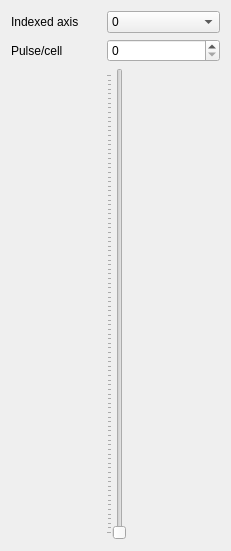
<?xml version="1.0" encoding="UTF-8"?>
<ui version="4.0">
 <class>Form</class>
 <widget class="QWidget" name="Form">
  <property name="geometry">
   <rect>
    <x>0</x>
    <y>0</y>
    <width>231</width>
    <height>551</height>
   </rect>
  </property>
  <property name="windowTitle">
   <string>Form</string>
  </property>
  <layout class="QVBoxLayout" name="verticalLayout">
   <item>
    <layout class="QHBoxLayout" name="horizontalLayout">
     <item>
      <widget class="QLabel" name="label">
       <property name="minimumSize">
        <size>
         <width>90</width>
         <height>0</height>
        </size>
       </property>
       <property name="maximumSize">
        <size>
         <width>90</width>
         <height>16777215</height>
        </size>
       </property>
       <property name="text">
        <string>Indexed axis</string>
       </property>
      </widget>
     </item>
     <item>
      <widget class="QComboBox" name="ui_axis">
       <property name="toolTip">
        <string>Sets the axis over which the cell/pulse indexing is performed</string>
       </property>
       <item>
        <property name="text">
         <string>0</string>
        </property>
       </item>
       <item>
        <property name="text">
         <string>1</string>
        </property>
       </item>
       <item>
        <property name="text">
         <string>2</string>
        </property>
       </item>
      </widget>
     </item>
    </layout>
   </item>
   <item>
    <layout class="QHBoxLayout" name="horizontalLayout_2">
     <item>
      <widget class="QLabel" name="label_2">
       <property name="minimumSize">
        <size>
         <width>90</width>
         <height>0</height>
        </size>
       </property>
       <property name="maximumSize">
        <size>
         <width>90</width>
         <height>16777215</height>
        </size>
       </property>
       <property name="text">
        <string>Pulse/cell</string>
       </property>
      </widget>
     </item>
     <item>
      <widget class="QSpinBox" name="ui_cell"/>
     </item>
    </layout>
   </item>
   <item>
    <layout class="QHBoxLayout" name="horizontalLayout_3">
     <item>
      <spacer name="horizontalSpacer">
       <property name="orientation">
        <enum>Qt::Horizontal</enum>
       </property>
       <property name="sizeHint" stdset="0">
        <size>
         <width>40</width>
         <height>20</height>
        </size>
       </property>
      </spacer>
     </item>
     <item>
      <widget class="QSlider" name="ui_slider_cell">
       <property name="toolTip">
        <string>Pulse/train ID to display</string>
       </property>
       <property name="orientation">
        <enum>Qt::Vertical</enum>
       </property>
       <property name="tickPosition">
        <enum>QSlider::TicksAbove</enum>
       </property>
      </widget>
     </item>
     <item>
      <spacer name="horizontalSpacer_2">
       <property name="orientation">
        <enum>Qt::Horizontal</enum>
       </property>
       <property name="sizeHint" stdset="0">
        <size>
         <width>40</width>
         <height>20</height>
        </size>
       </property>
      </spacer>
     </item>
    </layout>
   </item>
  </layout>
 </widget>
 <resources/>
 <connections/>
</ui>
